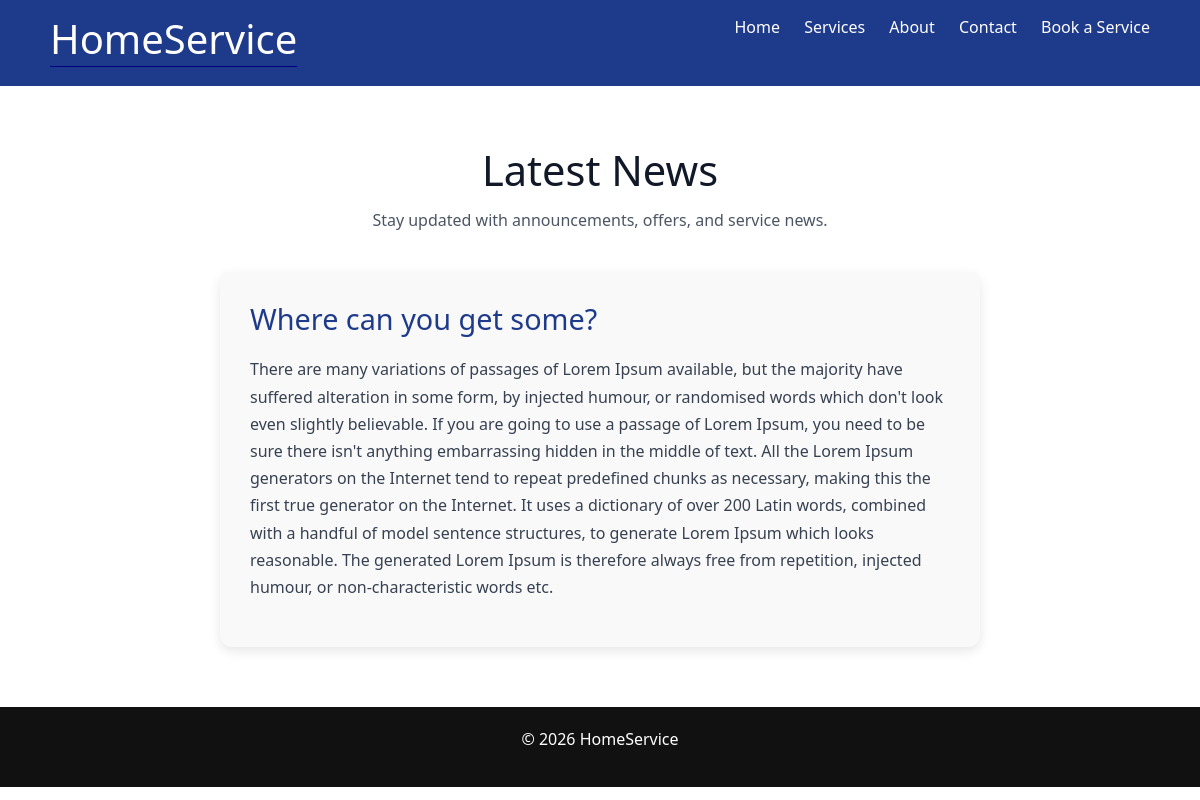
Screenshot of /newsDetails/where-can-you-get-some with the database file from the repository.
### news/models.py (models this page shows)
class News(models.Model):
    news_title = models.CharField(max_length=100)
    news_desc= HTMLField()
    news_slug = AutoSlugField(populate_from = 'news_title', unique=True, null=True, default=None)  #AutoSlugField generate slug by the populate_from attribute.

### django_core/views.py (the view)
# urls.py: path("newsDetails/<slug>",views.newsDetails),
def newsDetails(request,slug):
    newsDetails = News.objects.get(news_slug = slug )
    data ={
        'newsDetails': newsDetails
    }
    return render(request,"news.html",data)

### templates/news.html
{% extends "base.html" %}
{% block content %}
<section class="news-page">
    <div class="page-header">
        <h1>Latest News</h1>
        <p>Stay updated with announcements, offers, and service news.</p>
    </div>
    <div class="news-grid">
        <h3>{{ newsDetails.news_title }}</h3>
        <p>{{ newsDetails.news_desc|safe}}</p>
    </div>
</section>
{% endblock %}

### static/css/style.css (style rules this page uses)
* { margin: 0; padding: 0; box-sizing: border-box; }
.news-page { padding: 60px 20px; max-width: 800px; margin: 0 auto; background: #ffffff; }
.page-header { text-align: center; margin-bottom: 40px; }
.page-header h1 { font-size: 2.6rem; margin-bottom: 12px; color: #111827; }
.page-header p { color: #4b5563; max-width: 700px; margin: 0 auto; }
.news-grid { background: #f9f9f9; padding: 30px; border-radius: 12px; box-shadow: 0 4px 12px rgba(0, 0, 0, 0.1); }
.news-grid h3 { font-size: 1.8rem; margin-bottom: 20px; color: #1e3a8a; }
.news-grid p { line-height: 1.7; color: #374151; font-size: 1rem; }

### rows the page displays
News: news_title "Where can you get some?", news_desc "There are many variations of passages of Lorem Ipsum available, but the majority have suffered alteration in some form, by injected humour, or randomised words which don't look even slightly believable. If you are going to use a passage of Lorem Ipsum, you need to be sure there isn't anything embarrassing hidden in the middle of text. All the Lorem Ipsum generators on the Internet tend to repeat predefined chunks as necessary, making this the first true generator on the Internet. It uses a dictionary of over 200 Latin words, combined with a handful of model sentence structures, to generate Lorem Ipsum which looks reasonable. The generated Lorem Ipsum is therefore always free from…"
